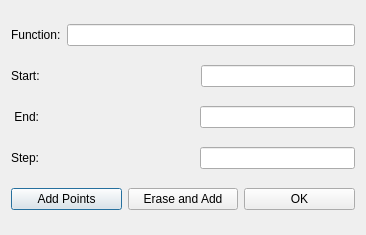
<?xml version="1.0" encoding="UTF-8"?>
<ui version="4.0">
 <class>GeneratePointDialog</class>
 <widget class="QDialog" name="GeneratePointDialog">
  <property name="geometry">
   <rect>
    <x>0</x>
    <y>0</y>
    <width>366</width>
    <height>235</height>
   </rect>
  </property>
  <property name="windowTitle">
   <string>Dialog</string>
  </property>
  <layout class="QVBoxLayout" name="verticalLayout">
   <item>
    <layout class="QHBoxLayout" name="horizontalLayout_5">
     <item>
      <widget class="QLabel" name="label">
       <property name="text">
        <string>Function:</string>
       </property>
      </widget>
     </item>
     <item>
      <widget class="QLineEdit" name="functionLineEdit"/>
     </item>
    </layout>
   </item>
   <item>
    <layout class="QHBoxLayout" name="horizontalLayout_4">
     <item>
      <widget class="QLabel" name="label_2">
       <property name="text">
        <string>Start:</string>
       </property>
      </widget>
     </item>
     <item>
      <spacer name="horizontalSpacer">
       <property name="orientation">
        <enum>Qt::Horizontal</enum>
       </property>
       <property name="sizeHint" stdset="0">
        <size>
         <width>40</width>
         <height>20</height>
        </size>
       </property>
      </spacer>
     </item>
     <item>
      <widget class="QLineEdit" name="startLineEdit"/>
     </item>
    </layout>
   </item>
   <item>
    <layout class="QHBoxLayout" name="horizontalLayout_3">
     <item>
      <widget class="QLabel" name="label_3">
       <property name="text">
        <string> End:</string>
       </property>
      </widget>
     </item>
     <item>
      <spacer name="horizontalSpacer_2">
       <property name="orientation">
        <enum>Qt::Horizontal</enum>
       </property>
       <property name="sizeHint" stdset="0">
        <size>
         <width>40</width>
         <height>20</height>
        </size>
       </property>
      </spacer>
     </item>
     <item>
      <widget class="QLineEdit" name="endLineEdit"/>
     </item>
    </layout>
   </item>
   <item>
    <layout class="QHBoxLayout" name="horizontalLayout_2">
     <item>
      <widget class="QLabel" name="label_4">
       <property name="text">
        <string>Step:</string>
       </property>
      </widget>
     </item>
     <item>
      <spacer name="horizontalSpacer_3">
       <property name="orientation">
        <enum>Qt::Horizontal</enum>
       </property>
       <property name="sizeHint" stdset="0">
        <size>
         <width>40</width>
         <height>20</height>
        </size>
       </property>
      </spacer>
     </item>
     <item>
      <widget class="QLineEdit" name="stepSizeLineEdit"/>
     </item>
    </layout>
   </item>
   <item>
    <layout class="QHBoxLayout" name="horizontalLayout">
     <item>
      <widget class="QPushButton" name="addPointsButton">
       <property name="text">
        <string>Add Points</string>
       </property>
      </widget>
     </item>
     <item>
      <widget class="QPushButton" name="eraseAndAddButton">
       <property name="text">
        <string>Erase and Add</string>
       </property>
      </widget>
     </item>
     <item>
      <widget class="QPushButton" name="cancelButton">
       <property name="text">
        <string>OK</string>
       </property>
      </widget>
     </item>
    </layout>
   </item>
  </layout>
 </widget>
 <resources/>
 <connections/>
</ui>
